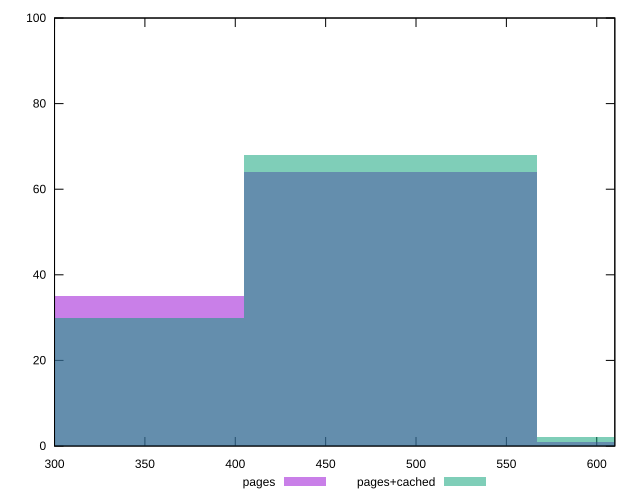

Write the gnuplot code that produced this figure.
reset

$pages <<EOF
485.90142976404485 64
647.8685730187265 1
323.93428650936323 35
EOF

$pagesCached <<EOF
485.90142976404485 68
323.93428650936323 30
647.8685730187265 2
EOF

set key outside below
set boxwidth 161.96714325468162
set xrange [300:610]
set yrange [0:100]
set trange [0:100]
set style fill transparent solid 0.5 noborder
set terminal svg size 640, 500 enhanced background rgb 'white'
set output "report_0_00242021-02-20T12:25:28.543Z/uses-webp-images/comparison/histogram/0_vs_1.svg"

plot $pages title "pages" with boxes, \
     $pagesCached title "pages+cached" with boxes

reset
